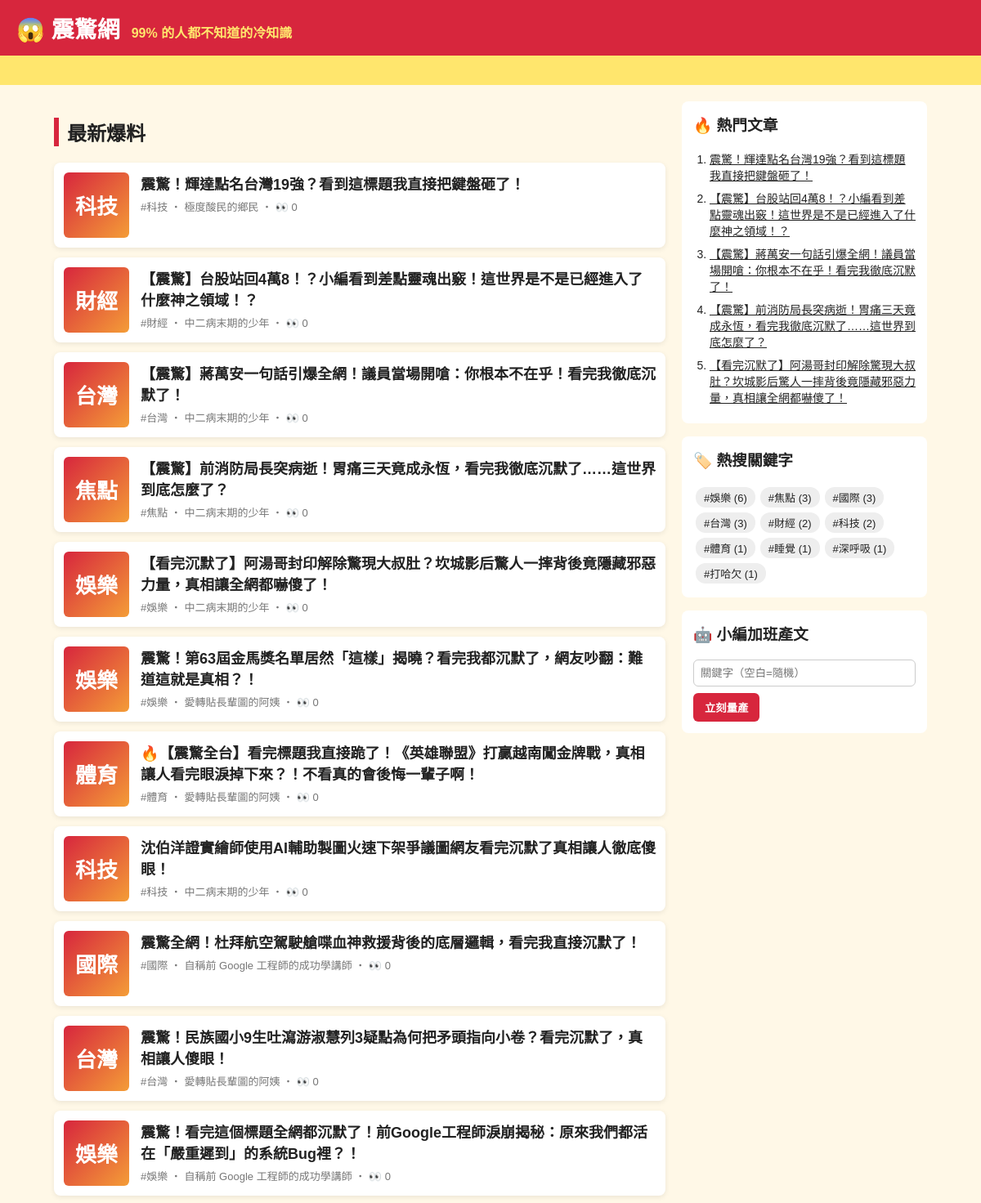
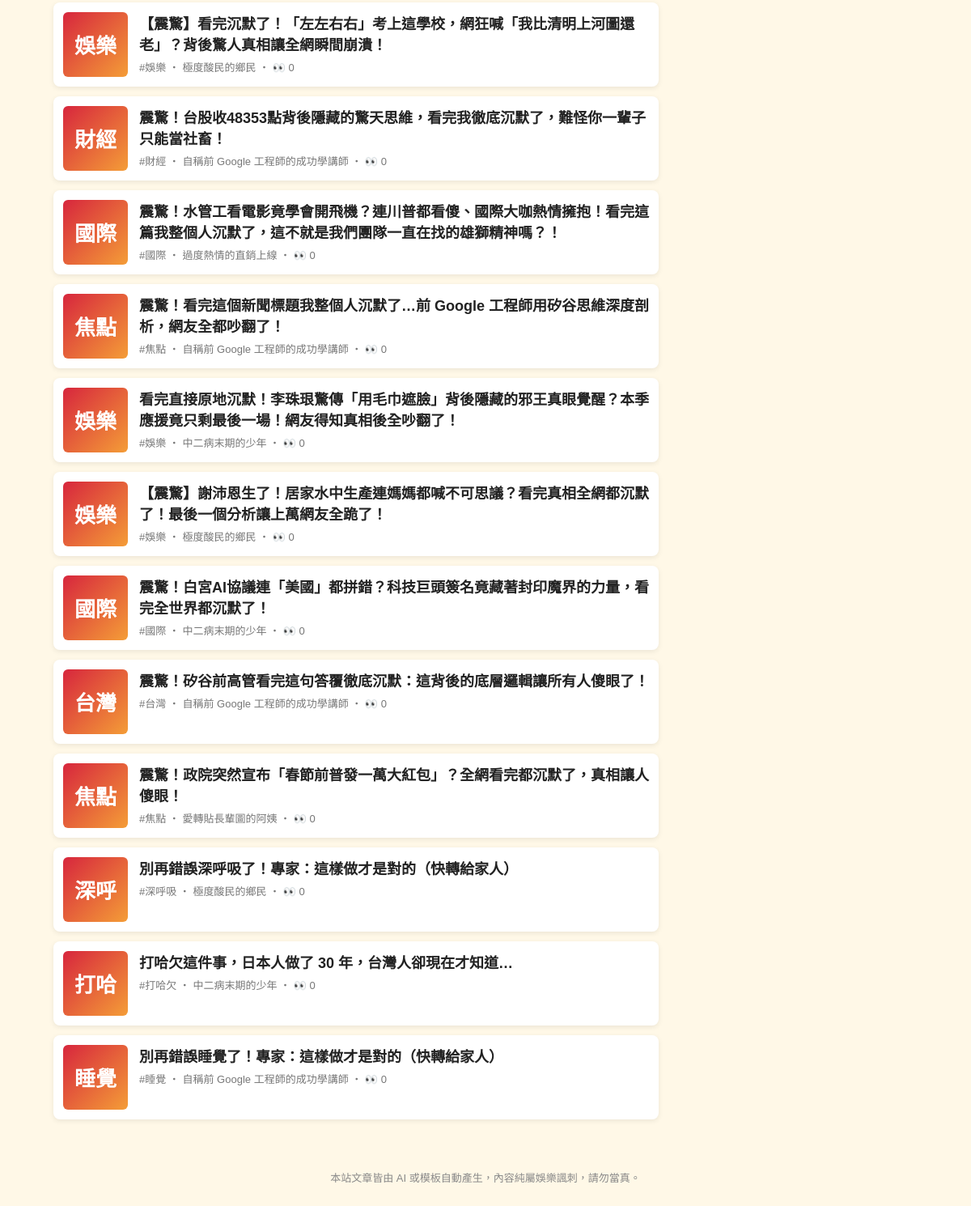
The page / on the database its author committed (2 pictures, top to bottom).
### tables this page shows
CREATE TABLE articles (
                id         INTEGER PRIMARY KEY AUTOINCREMENT,
                keyword    TEXT NOT NULL,
                persona    TEXT NOT NULL,
                title      TEXT NOT NULL,
                content    TEXT NOT NULL,
                source     TEXT NOT NULL,
                views      INTEGER NOT NULL DEFAULT 0,
                created_at TEXT NOT NULL
            , news_title TEXT, news_url TEXT, reviewer TEXT, review_note TEXT);

### app.py (the view)
@app.route("/")
def index():
    return render_template("index.html", articles=db.list_articles(), heading="最新爆料")

### app.py (called while the page is built)
@app.context_processor
def sidebar():
    return {"hot": db.hot_articles(), "tags": db.keywords(), "static_site": app.config["STATIC_SITE"]}

### db.py (called while the page is built)
def connect():
    conn = sqlite3.connect(DB_PATH)
    conn.row_factory = sqlite3.Row
    return conn

def list_articles(limit=50, keyword=None):
    with connect() as conn:
        if keyword:
            return conn.execute(
                "SELECT * FROM articles WHERE keyword = ? ORDER BY id DESC LIMIT ?", (keyword, limit)
            ).fetchall()
        return conn.execute("SELECT * FROM articles ORDER BY id DESC LIMIT ?", (limit,)).fetchall()

def hot_articles(limit=5):
    with connect() as conn:
        return conn.execute("SELECT * FROM articles ORDER BY views DESC, id DESC LIMIT ?", (limit,)).fetchall()

def keywords():
    with connect() as conn:
        return conn.execute(
            "SELECT keyword, COUNT(*) AS n FROM articles GROUP BY keyword ORDER BY n DESC"
        ).fetchall()

### templates/index.html
{% extends "base.html" %}
{% block content %}
<h2 class="heading">{{ heading }}</h2>
{% for a in articles %}
  <a class="card" href="{{ url_for('article', article_id=a.id) }}">
    <div class="thumb">{{ a.keyword[:2] }}</div>
    <div>
      <h3>{{ a.title }}</h3>
      <p class="meta">#{{ a.keyword }} ‧ {{ a.persona }}{% if not static_site %} ‧ 👀 {{ a.views }}{% endif %}</p>
    </div>
  </a>
{% else %}
  <p class="empty">還沒有文章。執行 <code>python generator.py -n 5</code> 或用右邊按鈕開始量產。</p>
{% endfor %}
{% endblock %}

### templates/base.html (shortened to what this page needs)
<!doctype html>
<html lang="zh-Hant">
<head>
  <link rel="stylesheet" href="{{ url_for('static', filename='style.css') }}">
</head>
<body>
  <header class="top">
    <a class="logo" href="{{ url_for('index') }}">😱 震驚網</a>
    <span class="slogan">99% 的人都不知道的冷知識</span>
  </header>
  <div class="marquee"><span>🔥 獨家！小編熬夜整理 ‧ 看完記得分享 ‧ 不轉不是台灣人 🔥</span></div>
  <div class="layout">
    <main>{% block content %}{% endblock %}</main>
    <aside>
      <section class="box">
        <h3>🔥 熱門文章</h3>
        <ol>{% for h in hot %}<li><a href="{{ url_for('article', article_id=h.id) }}">{{ h.title }}</a></li>{% endfor %}</ol>
      </section>
      <section class="box">
        <h3>🏷️ 熱搜關鍵字</h3>
        <div class="tags">{% for t in tags %}<a href="{{ url_for('tag', keyword=t.keyword) }}">#{{ t.keyword }} ({{ t.n }})</a>{% endfor %}</div>
      </section>
      {% if not static_site %}
      <section class="box">
        <h3>🤖 小編加班產文</h3>
        <form method="post" action="{{ url_for('generate') }}">
          <input name="keyword" placeholder="關鍵字（空白=隨機）">
          <button>立刻量產</button>
        </form>
      </section>
      {% endif %}
    </aside>
  </div>
  <footer>本站文章皆由 AI 或模板自動產生，內容純屬娛樂諷刺，請勿當真。</footer>
</body>
</html>

### static/style.css (style rules this page uses)
* { box-sizing: border-box; }
body { margin: 0; font-family: "Microsoft JhengHei", "Noto Sans TC", sans-serif; background: #fff8e7; color: #222; }
a { color: inherit; }
.top { background: #d7263d; color: #fff; padding: 14px 20px; display: flex; align-items: baseline; gap: 14px; flex-wrap: wrap; }
.logo { font-size: 28px; font-weight: 900; text-decoration: none; }
.slogan { color: #ffe66d; font-weight: bold; }
.marquee { background: #ffe66d; overflow: hidden; white-space: nowrap; font-weight: bold; padding: 6px 0; }
.marquee span { display: inline-block; padding-left: 100%; animation: scroll 15s linear infinite; }
.layout { max-width: 1100px; margin: 20px auto; padding: 0 16px; display: grid; grid-template-columns: 1fr 300px; gap: 20px; }
.heading { border-left: 6px solid #d7263d; padding-left: 10px; }
.card { display: flex; gap: 14px; background: #fff; border-radius: 8px; padding: 12px; margin-bottom: 12px; text-decoration: none; box-shadow: 0 2px 6px rgba(0,0,0,.08); }
.card h3 { margin: 0 0 6px; font-size: 18px; }
.thumb { flex: 0 0 80px; height: 80px; border-radius: 6px; background: linear-gradient(135deg, #d7263d, #f49d37); color: #fff; font-size: 26px; font-weight: 900; display: grid; place-items: center; }
.meta { color: #777; font-size: 13px; margin: 0; }
.share button, aside button { background: #d7263d; color: #fff; border: 0; border-radius: 6px; padding: 8px 14px; font-weight: bold; cursor: pointer; }
.box { background: #fff; border-radius: 8px; padding: 14px; margin-bottom: 16px; }
.box h3 { margin-top: 0; }
.box ol { padding-left: 20px; margin: 0; }
.box li { margin-bottom: 8px; font-size: 14px; }
.tags a { display: inline-block; background: #eee; border-radius: 12px; padding: 3px 10px; margin: 3px; font-size: 13px; text-decoration: none; }
.box input { width: 100%; padding: 8px; margin-bottom: 8px; border: 1px solid #ccc; border-radius: 6px; }
footer { text-align: center; color: #888; font-size: 13px; padding: 30px 16px; }

### rows shown on the page
articles: keyword "科技", title "震驚！輝達點名台灣19強？看到這標題我直接把鍵盤砸了！", persona "極度酸民的鄉民", views "0"
articles: keyword "財經", title "【震驚】台股站回4萬8！？小編看到差點靈魂出竅！這世界是不是已經進入了什麼神之領域！？", persona "中二病末期的少年", views "0"
articles: keyword "台灣", title "【震驚】蔣萬安一句話引爆全網！議員當場開嗆：你根本不在乎！看完我徹底沉默了！", persona "中二病末期的少年", views "0"
articles: keyword "焦點", title "【震驚】前消防局長突病逝！胃痛三天竟成永恆，看完我徹底沉默了……這世界到底怎麼了？", persona "中二病末期的少年", views "0"
articles: keyword "娛樂", title "【看完沉默了】阿湯哥封印解除驚現大叔肚？坎城影后驚人一摔背後竟隱藏邪惡力量，真相讓全網都嚇傻了！", persona "中二病末期的少年", views "0"
articles: keyword "娛樂", title "震驚！第63屆金馬獎名單居然「這樣」揭曉？看完我都沉默了，網友吵翻：難道這就是真相？！", persona "愛轉貼長輩圖的阿姨", views "0"
articles: keyword "體育", title "🔥【震驚全台】看完標題我直接跪了！《英雄聯盟》打贏越南闖金牌戰，真相讓人看完眼淚掉下來？！不看真的會後悔一輩子啊！", persona "愛轉貼長輩圖的阿姨", views "0"
articles: keyword "科技", title "沈伯洋證實繪師使用AI輔助製圖火速下架爭議圖網友看完沉默了真相讓人徹底傻眼！", persona "中二病末期的少年", views "0"
articles: keyword "國際", title "震驚全網！杜拜航空駕駛艙喋血神救援背後的底層邏輯，看完我直接沉默了！", persona "自稱前 Google 工程師的成功學講師", views "0"
articles: keyword "台灣", title "震驚！民族國小9生吐瀉游淑慧列3疑點為何把矛頭指向小卷？看完沉默了，真相讓人傻眼！", persona "愛轉貼長輩圖的阿姨", views "0"
articles: keyword "娛樂", title "震驚！看完這個標題全網都沉默了！前Google工程師淚崩揭秘：原來我們都活在「嚴重遲到」的系統Bug裡？！", persona "自稱前 Google 工程師的成功學講師", views "0"
articles: keyword "娛樂", title "【震驚】看完沉默了！「左左右右」考上這學校，網狂喊「我比清明上河圖還老」？背後驚人真相讓全網瞬間崩潰！", persona "極度酸民的鄉民", views "0"
articles: keyword "財經", title "震驚！台股收48353點背後隱藏的驚天思維，看完我徹底沉默了，難怪你一輩子只能當社畜！", persona "自稱前 Google 工程師的成功學講師", views "0"
articles: keyword "國際", title "震驚！水管工看電影竟學會開飛機？連川普都看傻、國際大咖熱情擁抱！看完這篇我整個人沉默了，這不就是我們團隊一直在找的雄獅精神嗎？！", persona "過度熱情的直銷上線", views "0"
articles: keyword "焦點", title "震驚！看完這個新聞標題我整個人沉默了…前 Google 工程師用矽谷思維深度剖析，網友全都吵翻了！", persona "自稱前 Google 工程師的成功學講師", views "0"
articles: keyword "娛樂", title "看完直接原地沉默！李珠珢驚傳「用毛巾遮臉」背後隱藏的邪王真眼覺醒？本季應援竟只剩最後一場！網友得知真相後全吵翻了！", persona "中二病末期的少年", views "0"
articles: keyword "娛樂", title "【震驚】謝沛恩生了！居家水中生產連媽媽都喊不可思議？看完真相全網都沉默了！最後一個分析讓上萬網友全跪了！", persona "極度酸民的鄉民", views "0"
articles: keyword "國際", title "震驚！白宮AI協議連「美國」都拼錯？科技巨頭簽名竟藏著封印魔界的力量，看完全世界都沉默了！", persona "中二病末期的少年", views "0"
articles: keyword "台灣", title "震驚！矽谷前高管看完這句答覆徹底沉默：這背後的底層邏輯讓所有人傻眼了！", persona "自稱前 Google 工程師的成功學講師", views "0"
articles: keyword "焦點", title "震驚！政院突然宣布「春節前普發一萬大紅包」？全網看完都沉默了，真相讓人傻眼！", persona "愛轉貼長輩圖的阿姨", views "0"
articles: keyword "深呼", title "別再錯誤深呼吸了！專家：這樣做才是對的（快轉給家人）", keyword "深呼吸", persona "極度酸民的鄉民", views "0"
articles: keyword "打哈", title "打哈欠這件事，日本人做了 30 年，台灣人卻現在才知道…", keyword "打哈欠", persona "中二病末期的少年", views "0"
articles: keyword "睡覺", title "別再錯誤睡覺了！專家：這樣做才是對的（快轉給家人）", persona "自稱前 Google 工程師的成功學講師", views "0"

### other values the page prints
{{ heading }} "最新爆料"
{{ t.keyword }} "娛樂" "焦點" "國際" "台灣" "財經" "科技" "體育" "睡覺" "深呼吸" "打哈欠"
{{ t.n }} "6" "3" "3" "3" "2" "2" "1" "1" "1" "1"
